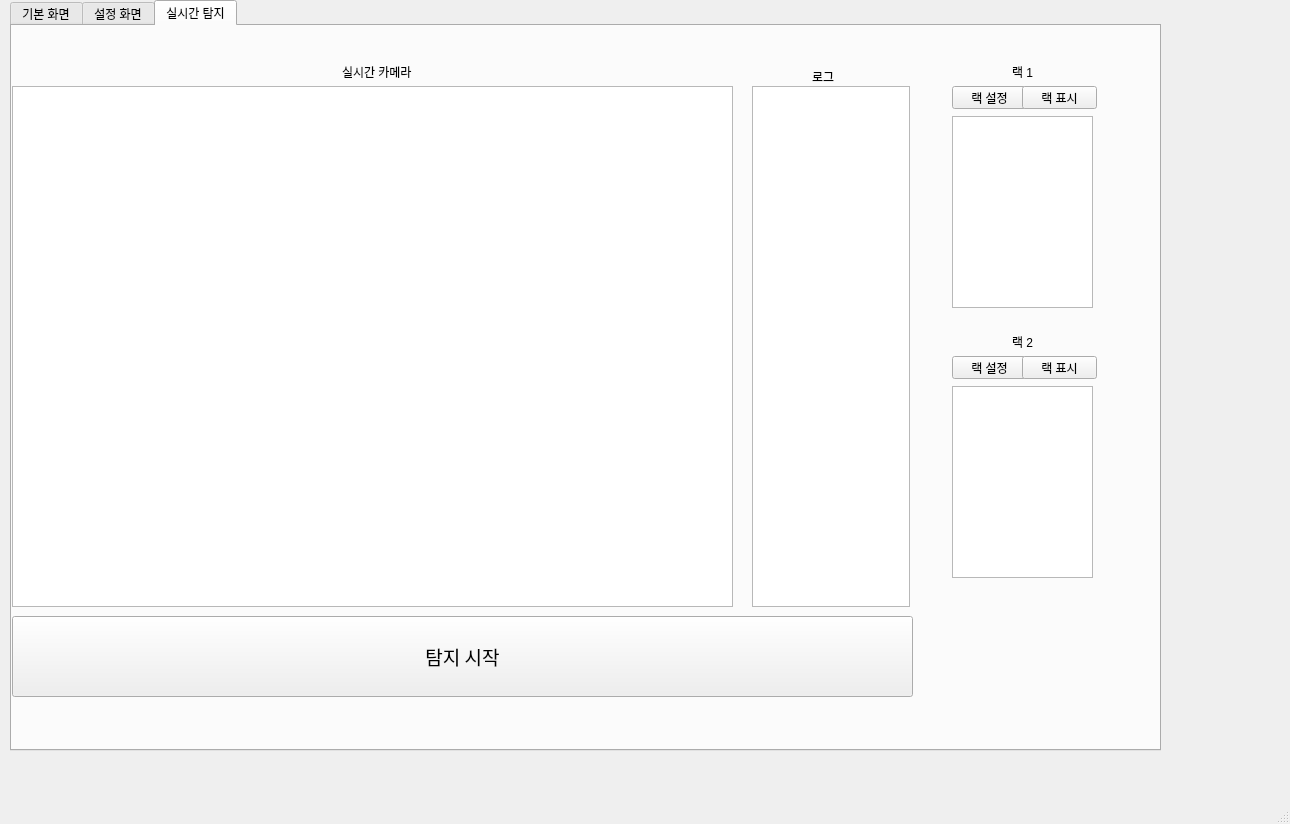
<?xml version="1.0" encoding="UTF-8"?>
<ui version="4.0">
 <class>MainWindow</class>
 <widget class="QMainWindow" name="MainWindow">
  <property name="geometry">
   <rect>
    <x>0</x>
    <y>0</y>
    <width>1290</width>
    <height>824</height>
   </rect>
  </property>
  <property name="windowTitle">
   <string>MainWindow</string>
  </property>
  <widget class="QWidget" name="centralwidget">
   <widget class="QTabWidget" name="on_air_detection">
    <property name="enabled">
     <bool>true</bool>
    </property>
    <property name="geometry">
     <rect>
      <x>10</x>
      <y>0</y>
      <width>1151</width>
      <height>751</height>
     </rect>
    </property>
    <property name="currentIndex">
     <number>2</number>
    </property>
    <property name="documentMode">
     <bool>false</bool>
    </property>
    <widget class="QWidget" name="tab">
     <attribute name="title">
      <string>기본 화면</string>
     </attribute>
     <widget class="QGraphicsView" name="graphicsView">
      <property name="geometry">
       <rect>
        <x>10</x>
        <y>50</y>
        <width>931</width>
        <height>561</height>
       </rect>
      </property>
     </widget>
     <widget class="QWidget" name="gridLayoutWidget">
      <property name="geometry">
       <rect>
        <x>30</x>
        <y>610</y>
        <width>911</width>
        <height>91</height>
       </rect>
      </property>
      <layout class="QGridLayout" name="gridLayout">
       <item row="1" column="0">
        <widget class="QPushButton" name="btn_pause">
         <property name="text">
          <string>▶️</string>
         </property>
        </widget>
       </item>
       <item row="1" column="3">
        <widget class="QPushButton" name="btn_stop_start">
         <property name="text">
          <string>⏯️</string>
         </property>
        </widget>
       </item>
       <item row="0" column="2" colspan="2">
        <widget class="QSlider" name="Video_bar">
         <property name="orientation">
          <enum>Qt::Horizontal</enum>
         </property>
        </widget>
       </item>
       <item row="0" column="4">
        <widget class="QLabel" name="Total_length">
         <property name="text">
          <string>00:00:00</string>
         </property>
        </widget>
       </item>
       <item row="0" column="0">
        <widget class="QLabel" name="Current">
         <property name="text">
          <string>00:00:00</string>
         </property>
        </widget>
       </item>
       <item row="1" column="4">
        <widget class="QPushButton" name="btn_forward">
         <property name="text">
          <string>⏩</string>
         </property>
        </widget>
       </item>
       <item row="1" column="2">
        <widget class="QPushButton" name="btn_prev">
         <property name="text">
          <string>⏪</string>
         </property>
        </widget>
       </item>
      </layout>
     </widget>
     <widget class="QWidget" name="verticalLayoutWidget">
      <property name="geometry">
       <rect>
        <x>949</x>
        <y>50</y>
        <width>181</width>
        <height>651</height>
       </rect>
      </property>
      <layout class="QVBoxLayout" name="verticalLayout">
       <item>
        <widget class="QLabel" name="Video_info">
         <property name="text">
          <string>영상 정보</string>
         </property>
        </widget>
       </item>
       <item>
        <widget class="QTextBrowser" name="Video_info_text"/>
       </item>
       <item>
        <widget class="QLabel" name="Log">
         <property name="text">
          <string>로그 </string>
         </property>
        </widget>
       </item>
       <item>
        <widget class="QListWidget" name="Log_text"/>
       </item>
      </layout>
     </widget>
     <widget class="QPushButton" name="Video_upload">
      <property name="geometry">
       <rect>
        <x>10</x>
        <y>20</y>
        <width>91</width>
        <height>23</height>
       </rect>
      </property>
      <property name="text">
       <string>동영상 업로드</string>
      </property>
     </widget>
     <widget class="QProgressBar" name="progressBar">
      <property name="geometry">
       <rect>
        <x>110</x>
        <y>20</y>
        <width>821</width>
        <height>20</height>
       </rect>
      </property>
      <property name="value">
       <number>24</number>
      </property>
     </widget>
    </widget>
    <widget class="QWidget" name="tab_2">
     <attribute name="title">
      <string>설정 화면</string>
     </attribute>
     <widget class="QGroupBox" name="groupBox">
      <property name="geometry">
       <rect>
        <x>60</x>
        <y>40</y>
        <width>521</width>
        <height>101</height>
       </rect>
      </property>
      <property name="title">
       <string>Log</string>
      </property>
      <widget class="QWidget" name="gridLayoutWidget_2">
       <property name="geometry">
        <rect>
         <x>0</x>
         <y>20</y>
         <width>521</width>
         <height>80</height>
        </rect>
       </property>
       <layout class="QGridLayout" name="gridLayout_2">
        <item row="0" column="1">
         <widget class="QCheckBox" name="checkBox2">
          <property name="text">
           <string>Off</string>
          </property>
         </widget>
        </item>
        <item row="0" column="0">
         <widget class="QLabel" name="label_4">
          <property name="text">
           <string>뮤트(Mute)</string>
          </property>
         </widget>
        </item>
       </layout>
      </widget>
     </widget>
     <widget class="QGroupBox" name="groupBox_3">
      <property name="geometry">
       <rect>
        <x>60</x>
        <y>290</y>
        <width>521</width>
        <height>71</height>
       </rect>
      </property>
      <property name="title">
       <string>Video</string>
      </property>
      <widget class="QWidget" name="gridLayoutWidget_4">
       <property name="geometry">
        <rect>
         <x>0</x>
         <y>20</y>
         <width>521</width>
         <height>46</height>
        </rect>
       </property>
       <layout class="QGridLayout" name="gridLayout_4">
        <item row="0" column="0">
         <widget class="QLabel" name="label_7">
          <property name="text">
           <string>  위험상황 기준 전후 상황 기록 </string>
          </property>
         </widget>
        </item>
        <item row="0" column="1">
         <widget class="QComboBox" name="comboBox">
          <property name="currentText">
           <string>±3초</string>
          </property>
          <property name="currentIndex">
           <number>0</number>
          </property>
          <property name="placeholderText">
           <string>5</string>
          </property>
          <item>
           <property name="text">
            <string>±3초</string>
           </property>
          </item>
          <item>
           <property name="text">
            <string>±5초</string>
           </property>
          </item>
          <item>
           <property name="text">
            <string>±7초</string>
           </property>
          </item>
         </widget>
        </item>
        <item row="1" column="0">
         <widget class="QLabel" name="label_8">
          <property name="text">
           <string>건너뛰기 간격 </string>
          </property>
         </widget>
        </item>
        <item row="1" column="1">
         <widget class="QComboBox" name="comboBox_2">
          <property name="currentText">
           <string>5초</string>
          </property>
          <property name="currentIndex">
           <number>0</number>
          </property>
          <property name="placeholderText">
           <string>5</string>
          </property>
          <item>
           <property name="text">
            <string>5초</string>
           </property>
          </item>
          <item>
           <property name="text">
            <string>10초</string>
           </property>
          </item>
          <item>
           <property name="text">
            <string>15초</string>
           </property>
          </item>
         </widget>
        </item>
       </layout>
      </widget>
     </widget>
    </widget>
    <widget class="QWidget" name="tab_3">
     <attribute name="title">
      <string>실시간 탐지</string>
     </attribute>
     <widget class="QPushButton" name="btn_start_detection">
      <property name="geometry">
       <rect>
        <x>0</x>
        <y>590</y>
        <width>901</width>
        <height>81</height>
       </rect>
      </property>
      <property name="font">
       <font>
        <family>한컴 고딕</family>
        <pointsize>14</pointsize>
       </font>
      </property>
      <property name="text">
       <string>탐지 시작</string>
      </property>
     </widget>
     <widget class="QLabel" name="Log_2">
      <property name="geometry">
       <rect>
        <x>800</x>
        <y>40</y>
        <width>158</width>
        <height>21</height>
       </rect>
      </property>
      <property name="text">
       <string>로그 </string>
      </property>
     </widget>
     <widget class="QListWidget" name="Log_text_2">
      <property name="geometry">
       <rect>
        <x>740</x>
        <y>60</y>
        <width>158</width>
        <height>521</height>
       </rect>
      </property>
     </widget>
     <widget class="QGraphicsView" name="on_air_camera">
      <property name="geometry">
       <rect>
        <x>0</x>
        <y>60</y>
        <width>721</width>
        <height>521</height>
       </rect>
      </property>
     </widget>
     <widget class="QLabel" name="Log_4">
      <property name="geometry">
       <rect>
        <x>330</x>
        <y>30</y>
        <width>158</width>
        <height>31</height>
       </rect>
      </property>
      <property name="text">
       <string>실시간 카메라</string>
      </property>
     </widget>
     <widget class="QPushButton" name="rack_btn_1">
      <property name="geometry">
       <rect>
        <x>940</x>
        <y>60</y>
        <width>75</width>
        <height>23</height>
       </rect>
      </property>
      <property name="text">
       <string>랙 설정</string>
      </property>
     </widget>
     <widget class="QTextBrowser" name="rack_text_1">
      <property name="geometry">
       <rect>
        <x>940</x>
        <y>90</y>
        <width>141</width>
        <height>192</height>
       </rect>
      </property>
     </widget>
     <widget class="QTextBrowser" name="rack_text_2">
      <property name="geometry">
       <rect>
        <x>940</x>
        <y>360</y>
        <width>141</width>
        <height>192</height>
       </rect>
      </property>
     </widget>
     <widget class="QPushButton" name="rack_btn_2">
      <property name="geometry">
       <rect>
        <x>940</x>
        <y>330</y>
        <width>75</width>
        <height>23</height>
       </rect>
      </property>
      <property name="text">
       <string>랙 설정</string>
      </property>
     </widget>
     <widget class="QPushButton" name="rack_btn_3">
      <property name="geometry">
       <rect>
        <x>1010</x>
        <y>60</y>
        <width>75</width>
        <height>23</height>
       </rect>
      </property>
      <property name="text">
       <string>랙 표시</string>
      </property>
     </widget>
     <widget class="QPushButton" name="rack_btn_4">
      <property name="geometry">
       <rect>
        <x>1010</x>
        <y>330</y>
        <width>75</width>
        <height>23</height>
       </rect>
      </property>
      <property name="text">
       <string>랙 표시</string>
      </property>
     </widget>
     <widget class="QLabel" name="label">
      <property name="geometry">
       <rect>
        <x>1000</x>
        <y>40</y>
        <width>54</width>
        <height>12</height>
       </rect>
      </property>
      <property name="text">
       <string>랙 1</string>
      </property>
     </widget>
     <widget class="QLabel" name="label_2">
      <property name="geometry">
       <rect>
        <x>1000</x>
        <y>310</y>
        <width>54</width>
        <height>12</height>
       </rect>
      </property>
      <property name="text">
       <string>랙 2</string>
      </property>
     </widget>
    </widget>
   </widget>
  </widget>
  <widget class="QMenuBar" name="menubar">
   <property name="geometry">
    <rect>
     <x>0</x>
     <y>0</y>
     <width>1290</width>
     <height>22</height>
    </rect>
   </property>
  </widget>
  <widget class="QStatusBar" name="statusbar"/>
 </widget>
 <resources/>
 <connections/>
</ui>
